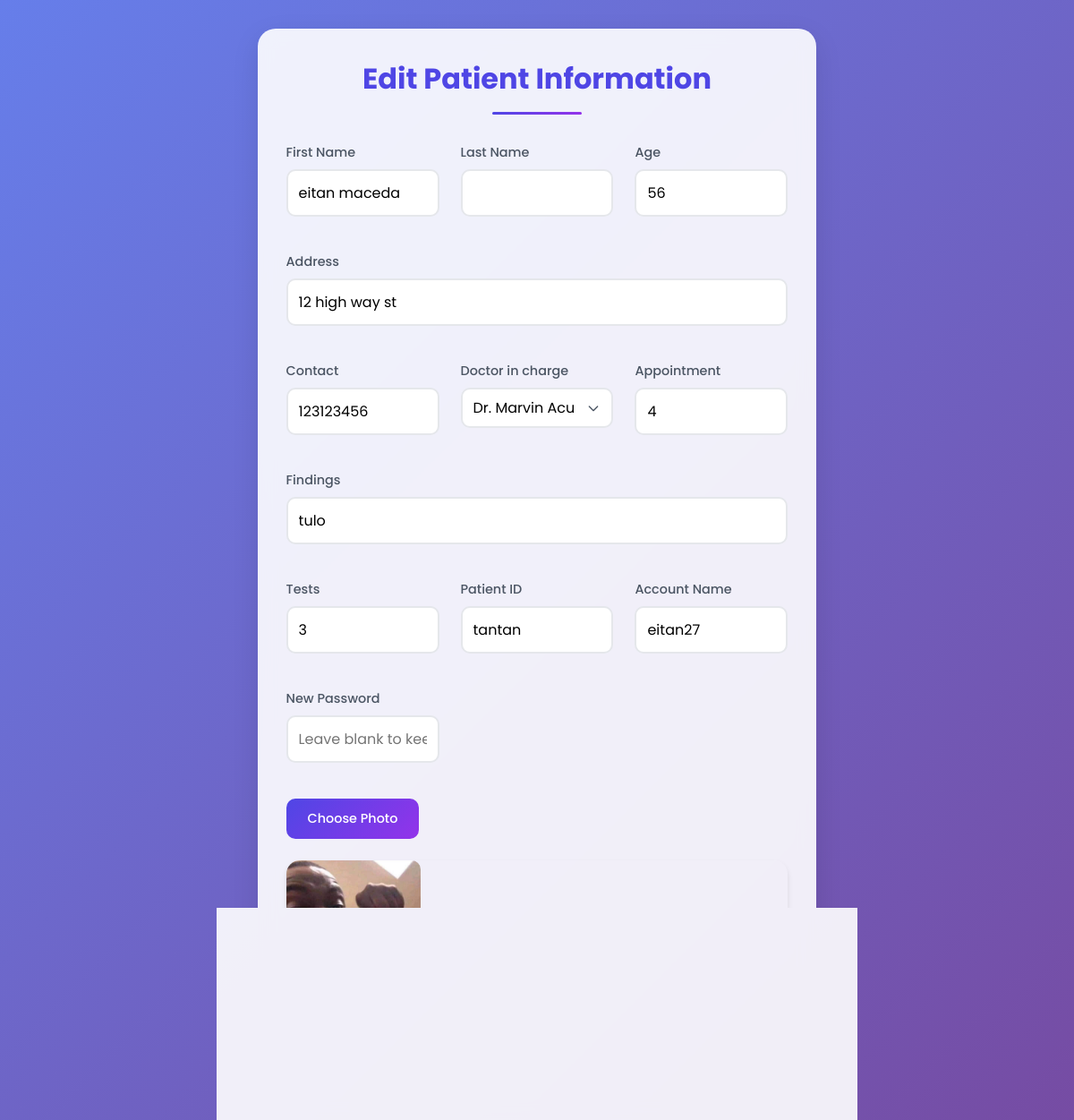
The page /admin-edit.php?id=14 on the database as committed earlier.
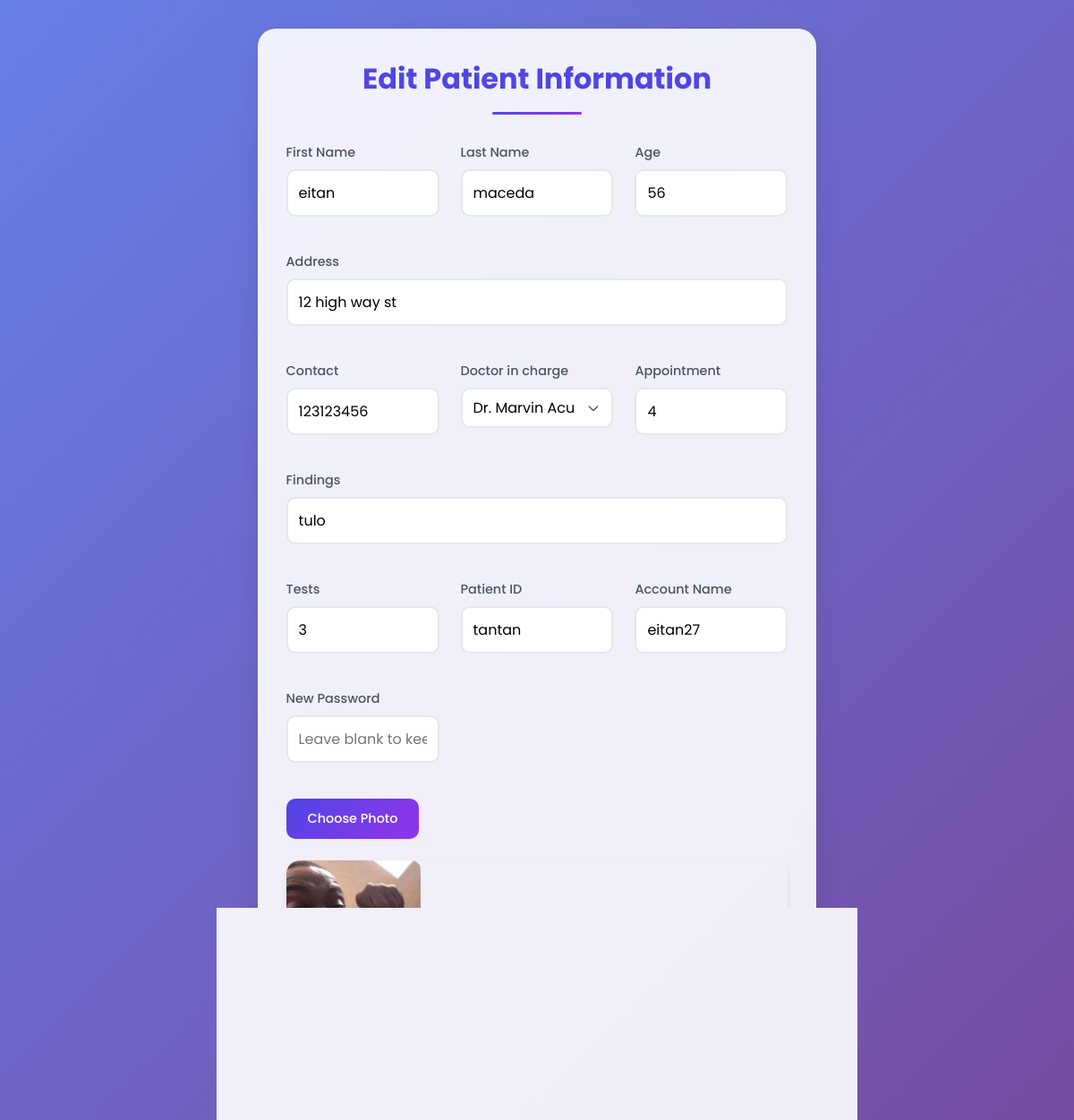
The same page on the database as committed later.
### tables this page shows
CREATE TABLE `user_info` (
  `id` int(11) NOT NULL,
  `first_name` varchar(255) NOT NULL,
  `last_name` varchar(255) NOT NULL,
  `age` int(3) NOT NULL,
  `address` varchar(255) NOT NULL,
  `contact` varchar(100) NOT NULL,
  `_doc` varchar(255) NOT NULL,
  `_appointment` int(3) NOT NULL,
  `_meds` varchar(255) NOT NULL,
  `_test` int(2) NOT NULL,
  `photo` varchar(255) NOT NULL
);

CREATE TABLE `users` (
  `id` int(11) NOT NULL,
  `patient__id` varchar(255) NOT NULL,
  `password` varchar(255) NOT NULL,
  `patient_name` varchar(100) NOT NULL
);

### admin-edit.php (the view, shortened to what this page needs)
<?php
include "db-login.php";
if (isset($_GET['id'])) {
    $id = $_GET['id'];
    $stmt = $conn->prepare("
        SELECT ui.*, u.patient__id, u.patient_name
        FROM user_info ui
        JOIN users u ON ui.id = u.id
        WHERE ui.id = ?
    ");
    $stmt->bind_param("i", $id);
    $stmt->execute();
    $result = $stmt->get_result();
    $row = $result->fetch_assoc();
}
?>
<!DOCTYPE html>
<html lang="en">
<head>
    <link rel="stylesheet" href="styleForAdmin-edit.css">
</head>
<body>
    <div class="edit-form-container">
        <h2>Edit Patient Information</h2>
        <form method="POST" enctype="multipart/form-data">
            <div class="form-group">
                <label for="first_name">First Name</label>
                <input type="text" id="first_name" name="first_name" value="<?= htmlspecialchars($row['first_name']) ?>" required>
            </div>
            <div class="form-group">
                <label for="last_name">Last Name</label>
                <input type="text" id="last_name" name="last_name" value="<?= htmlspecialchars($row['last_name']) ?>" required>
            </div>
            <div class="form-group">
                <label for="age">Age</label>
                <input type="number" id="age" name="age" value="<?= htmlspecialchars($row['age']) ?>" required>
            </div>
            <div class="form-group full-width">
                <label for="address">Address</label>
                <input type="text" id="address" name="address" value="<?= htmlspecialchars($row['address']) ?>" required>
            </div>
            <div class="form-group">
                <label for="contact">Contact</label>
                <input type="text" id="contact" name="contact" value="<?= htmlspecialchars($row['contact']) ?>" required>
            </div>
            <div class="form-group">
                <label for="_doc">Doctor in charge</label>
                <select id="_doc" name="_doc" required>
                    <option value="Dr. Marvin Acuin" <?= $row['_doc'] == 'Dr. Marvin Acuin' ? 'selected' : '' ?>>Dr. Marvin Acuin</option>
                </select>
            </div>
            <div class="form-group">
                <label for="_appointment">Appointment</label>
                <input type="text" id="_appointment" name="_appointment" value="<?= htmlspecialchars($row['_appointment']) ?>">
            </div>
            <div class="form-group full-width">
                <label for="_meds">Findings</label>
                <input type="text" id="_meds" name="_meds" value="<?= htmlspecialchars($row['_meds']) ?>">
            </div>
            <div class="form-group ">
                <label for="_test">Tests</label>
                <input type="text" id="_test" name="_test" value="<?= htmlspecialchars($row['_test']) ?>">
            </div>
            <div class="form-group">
                <label for="patient__id">Patient ID</label>
                <input type="text" id="patient__id" name="patient__id" value="<?= htmlspecialchars($row['patient__id']) ?>" required>
            </div>
            <div class="form-group">
                <label for="patient_name">Account Name</label>
                <input type="text" id="patient_name" name="patient_name" value="<?= htmlspecialchars($row['patient_name']) ?>" required>
            </div>
            <div class="form-group">
                <label for="password">New Password</label>
                <input type="password" id="password" name="password" placeholder="Leave blank to keep current">
            </div>
            <div class="form-group full-width">
                <label class="file-input-label" for="photo">
                    Choose Photo
                </label>
                <div class="image-preview">
                    <img src="uploads/<?= htmlspecialchars($row['photo']) ?>" alt="Patient photo">
                </div>
            </div>
            <button type="submit" name="update" class="submit-btn">Update Patient</button>
        </form>
    </div>
</body>
</html>

Rows that differ between the two databases and show on the page:
changed user_info "12 high way st": first_name "eitan maceda" → "eitan"; last_name (not shown) → "maceda"
